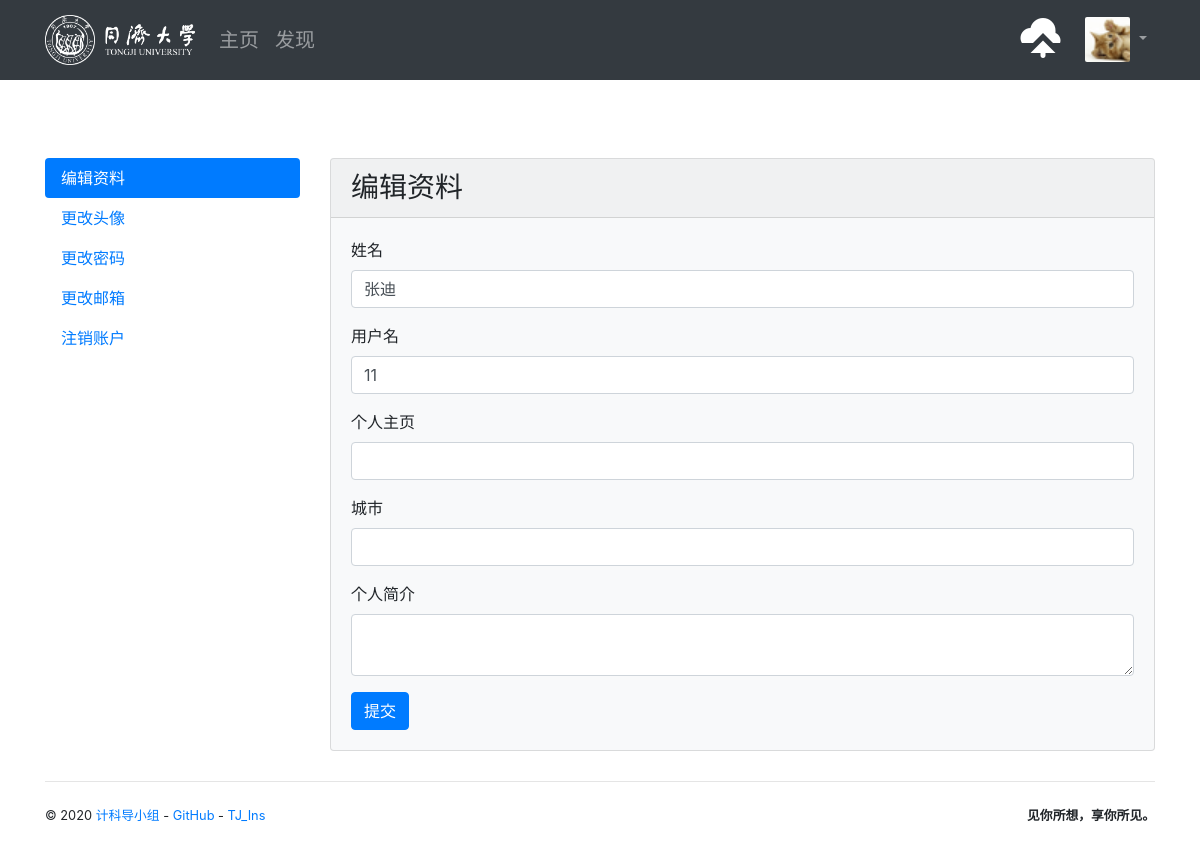
Before: /user/settings/profile (signed in) with the older database file.
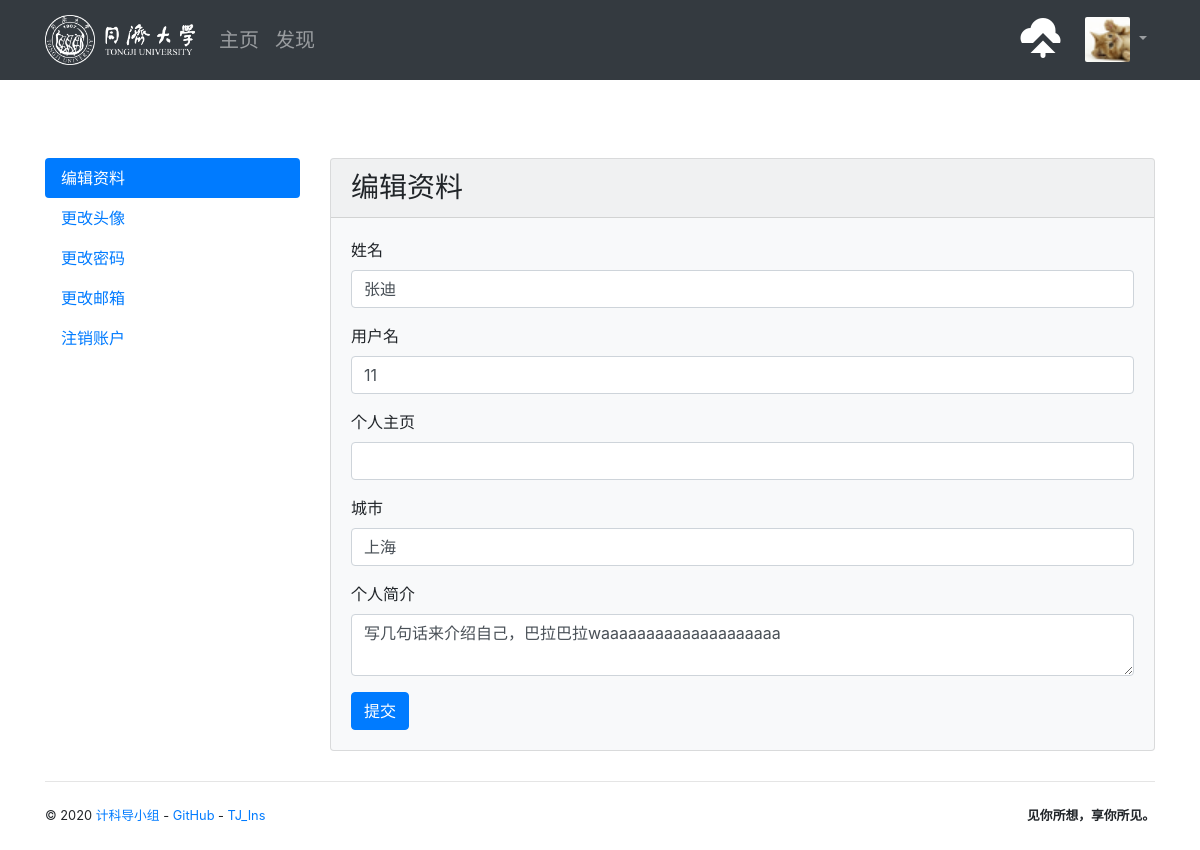
After: the same page with the newer database file.
### TJ_Ins/models.py (models this page shows, shortened)
class User(db.Model, UserMixin):
    id = db.Column(db.Integer, primary_key=True)
    username = db.Column(db.String(20), unique=True, index=True)
    email = db.Column(db.String(254), unique=True, index=True)
    password_hash = db.Column(db.String(128))
    name = db.Column(db.String(30))
    website = db.Column(db.String(255))
    bio = db.Column(db.String(120))
    location = db.Column(db.String(50))
    member_since = db.Column(db.DateTime, default=datetime.utcnow)
    confirmed = db.Column(db.Boolean, default=False)
    locked = db.Column(db.Boolean, default=False)
    active = db.Column(db.Boolean, default=True)
    avatar_s = db.Column(db.String(64))
    avatar_m = db.Column(db.String(64))
    avatar_l = db.Column(db.String(64))
    avatar_raw = db.Column(db.String(64))
    following = db.relationship('Follow', foreign_keys=[Follow.follower_id], back_populates='follower',
                                lazy='dynamic', cascade='all')
    followers = db.relationship('Follow', foreign_keys=[Follow.followed_id], back_populates='followed',
                                lazy='dynamic', cascade='all')
    photos = db.relationship('Photo', back_populates='author', cascade='all')
    comments = db.relationship('Comment', back_populates='author', cascade='all')
    collections = db.relationship('Collect', back_populates='collector', cascade='all')
    notifications = db.relationship('Notification', back_populates='receiver', cascade='all')
    photos = db.relationship('Photo', back_populates='author', cascade='all')
    @property
    def is_active(self):
        return self.active

### TJ_Ins/blueprints/user.py (the view, shortened to what this page needs)
@user_bp.route('/settings/profile', methods=['GET', 'POST'])
@login_required
def edit_profile():
    form = EditProfileForm()
    form.name.data = current_user.name
    form.username.data = current_user.username
    form.bio.data = current_user.bio
    form.website.data = current_user.website
    form.location.data = current_user.location
    return render_template('user/settings/edit_profile.html', form=form)

### TJ_Ins/forms/user.py (shortened to what this page needs)
class EditProfileForm(FlaskForm):
    name = StringField('姓名', validators=[DataRequired(), Length(1, 30)])
    username = StringField('用户名', validators=[DataRequired(),
                                              Length(1, 20),
                                              Regexp('^[a-zA-Z0-9\u4e00-\u9fa5]*$', message='用户名只能包含中文字符、字母大小写与数字')])
    website = StringField('个人主页', validators=[Optional(), Length(0, 255),
                                              Regexp('(http|ftp|https):\/\/[\w\-_]+(\.[\w\-_]+)+([\w\-\.,'
                                                     '@?^=%&amp;:/~\+#]*[\w\-\@?^=%&amp;/~\+#])?',
                                                     message='请输入您的主页链接(http或https开头)')])
    location = StringField('城市', validators=[Optional(), Length(0, 50)])
    bio = TextAreaField('个人简介', validators=[Optional(), Length(0, 120)])
    submit = SubmitField('提交')

### TJ_Ins/extensions.py (called while the page is built)
@login_manager.user_loader
def load_user(user_id):
    from TJ_Ins.models import User
    user = User.query.get(int(user_id))
    return user

### TJ_Ins/templates/user/settings/edit_profile.html (shortened to what this page needs)
{% extends 'user/settings/base.html' %}
{% from 'bootstrap/form.html' import render_form %}
{% block setting_content %}
    <div class="card w-100 bg-light">
        <h3 class="card-header">编辑资料</h3>
        <div class="card-body">
            {{ render_form(form) }}
        </div>
    </div>
{% endblock %}

### TJ_Ins/templates/base.html (shortened to what this page needs)
{% from 'bootstrap/nav.html' import render_nav_item %}
<!DOCTYPE html>
<html lang="en">
<head>
    {% block head %}
        <link rel="stylesheet" href="{{ url_for('static', filename='css/bootstrap.min.css') }}">
        <link rel="stylesheet" href="{{ url_for('static', filename='open-iconic/font/css/open-iconic-bootstrap.css') }}">
        <link rel="stylesheet" href="{{ url_for('static', filename='css/style.css') }}">
    {% endblock head %}
</head>
<body>
{% block navbar %}
    <nav class="navbar navbar-expand-lg navbar-dark bg-dark" style=" height: 80px;">
        <div class="container" >
            <a class="navbar-brand" href="{{url_for('main.index')}}"><img src="../../static/images/logo.png" alt="Tongji" height="50" width="150"></a>
            <div class="collapse navbar-collapse" id="navbarColor01">
                <div class="navbar-nav mr-auto" style="font-size: 20px;">
                    {{ render_nav_item('main.index', '主页') }}
                    {{ render_nav_item('main.explore', '发现') }}
                </div>
                <div class="navbar-nav ml-auto">
                {% if current_user.is_authenticated %}
                    <a class="nav-item nav-link" href="{{ url_for('main.upload') }}" title="上传">
                        <span class="oi oi-cloud-upload" style="color: white; font-size: 40px;"></span>&nbsp;&nbsp;
                    </a>
                    <div class="dropdown nav-item">
                        <a href="#" class="nav-link dropdown-toggle" data-toggle="dropdown" role="button"
                           aria-expanded="false">
                            <img class="avatar-xs"
                                 src="{{ url_for('main.get_avatar', filename=current_user.avatar_s) }}">
                        </a>
                    </div>
                {% else %}
                    <a class="btn btn btn-dark" href="{{ url_for('auth.login') }}" style="font-size: 20px;">登录</a>&nbsp;&nbsp;
                    <a class="btn btn btn-dark" href="{{ url_for('auth.register') }}" style="font-size: 20px;">加入TJ-Ins</a>
                {% endif %}
                </div>
            </div>
        </div>
    </nav>
{% endblock %}
<main >
    <div class="container" >
        {% block content %}{% endblock %}
        {% block footer %}
            <footer>
                <p class="float-left">
                    <small>&copy; 2020
                        <a href="www.baidu.com" >计科导小组</a> -
                        <a href="https://github.com/DinoMax00/SX-CS-Web" title="Fork me on GitHub">GitHub</a> -
                        <a href="{{ url_for('main.index') }}" title="A TJ_Ins project">TJ_Ins</a>
                    </small>
                </p>
                <p class="float-right">
                    <small><b>见你所想，享你所见。</b></small>
                </p>
            </footer>
        {% endblock %}
    </div>
</main>
</body>
</html>

Changed rows visible on the page:
changed User "张迪": location (not shown) → "上海"; bio (not shown) → "写几句话来介绍自己，巴拉巴拉waaaaaaaaaaaaaaaaaaaa"
